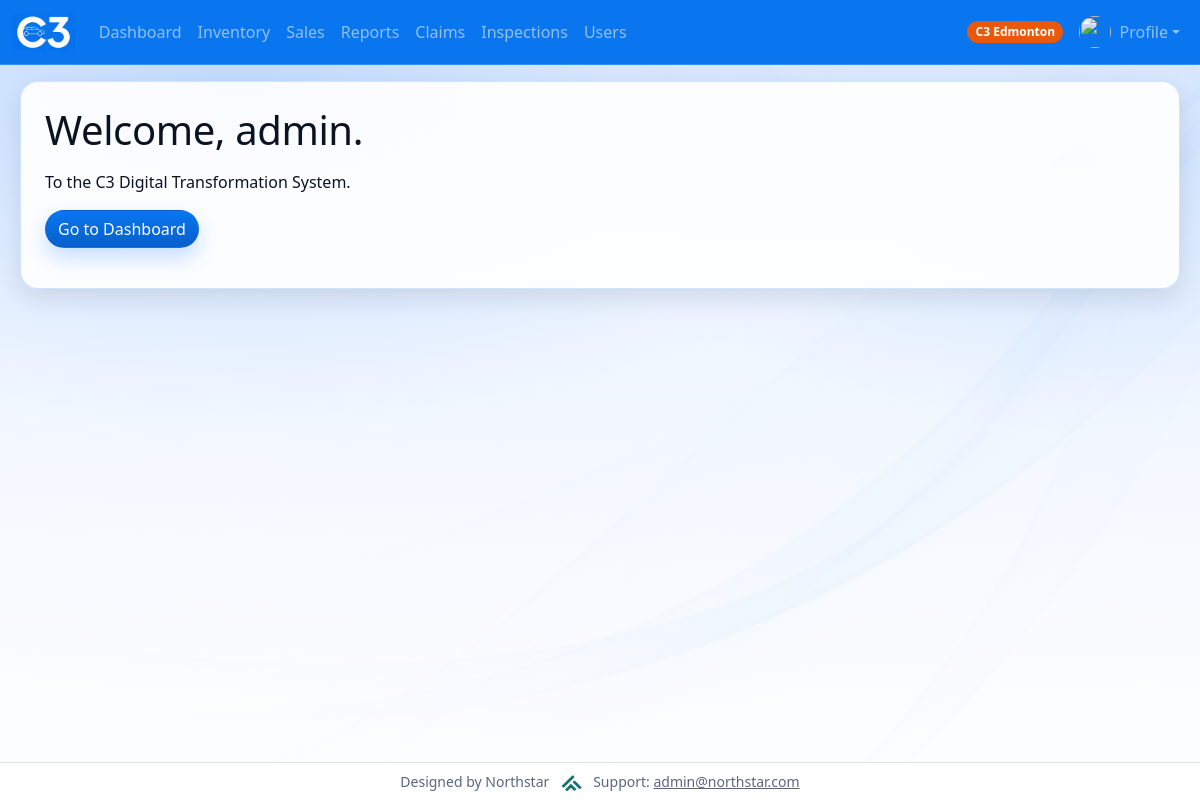
Before: /home/ (signed in) with the older database file.
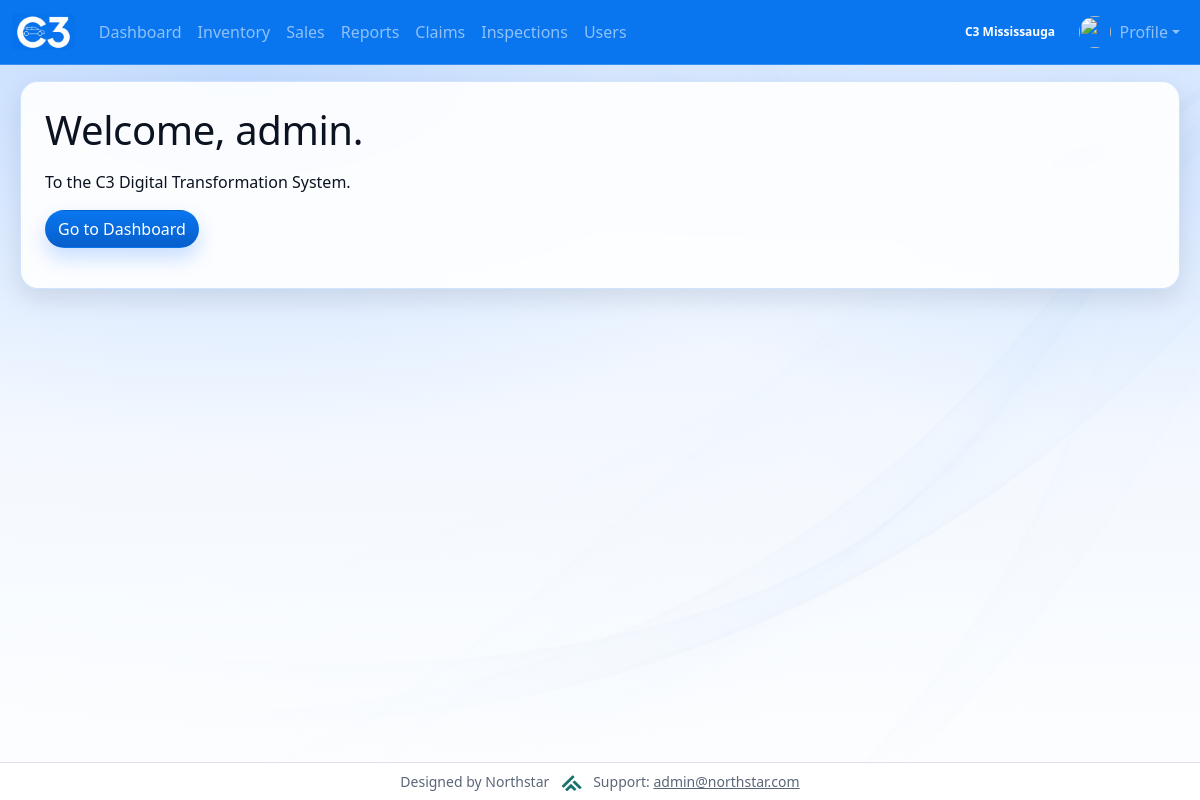
After: the same page with the newer database file.
### Dashboard/models.py (models this page shows, shortened)
class Dealership(models.Model):
    name = models.CharField(max_length=200)
    badge_css_class = models.CharField(
        max_length=80,
        default="bg-dark",
        help_text="Bootstrap/extra CSS classes for this dealership's badge (navbar, user list).",
    )
    is_default_home = models.BooleanField(
        default=False,
        help_text="If True, new user group edits default to this dealership when none is set.",
    )
    class Meta:
        ordering = ["name"]
    def resolved_badge_css_class(self) -> str:
        raw = (self.badge_css_class or "").strip()
        if raw.startswith("ns-badge-dealership-"):
            return raw

### Dashboard/views.py (the view)
# urls.py: 2. Add a URL to urlpatterns:  path('', views.home, name='home')
def home(request):
    return render(request, "Dashboard/home.html")

### Dashboard/inventory_services.py (called while the page is built)
def user_home_dealership(user):
    if not user or not user.is_authenticated:
        return None
    try:
        from Profile.models import UserProfile
        prof = UserProfile.objects.select_related("dealership").filter(user=user).first()
        return prof.dealership if prof else None
    except Exception:
        return None

### Dashboard/templates/Dashboard/home.html (shortened to what this page needs)
{% extends "Dashboard/base.html" %}
{% block content %}
<h1 class="mb-3">Welcome{% if user.is_authenticated %}, {{ user.username }}{% endif %}.</h1>
<p>To the C3 Digital Transformation System.</p>
<p><a href="{% url ns_site_namespace|add:':index' %}" class="btn btn-primary">Go to Dashboard</a></p>
{% endblock content %}

### Dashboard/templates/Dashboard/base.html (shortened to what this page needs)
<!DOCTYPE html>
<html lang="en">
<head>
    {% load static %}
    <link rel="stylesheet" href="{% static 'bootstrap/css/bootstrap.css' %}">
    <link rel="stylesheet" href="{% static 'css/theme.css' %}">
</head>
<body class="d-flex flex-column min-vh-100">
<nav class="navbar navbar-expand-lg navbar-dark bg-primary">
    <div class="container-fluid">
        <a class="navbar-brand d-flex align-items-center" href="{% url ns_site_namespace|add:':home' %}">
            <img src="{% static 'images/logo.png' %}" alt="C3" height="36" style="max-height: 36px;">
        </a>
        {% if user.is_authenticated %}
        <div class="collapse navbar-collapse" id="navbarNavAltMarkup">
            <ul class="navbar-nav me-auto mb-2 mb-lg-0">
                <li class="nav-item">
                    <a class="nav-link" href="{% url ns_site_namespace|add:':index' %}">Dashboard</a>
                </li>
                <li class="nav-item">
                    <a class="nav-link" href="{% url ns_site_namespace|add:':inventory' %}">Inventory</a>
                </li>
                <li class="nav-item">
                    <a class="nav-link" href="{% url ns_site_namespace|add:':sales' %}">Sales</a>
                </li>
                <li class="nav-item">
                    <a class="nav-link" href="{% url ns_site_namespace|add:':Reports' %}">Reports</a>
                </li>
                <li class="nav-item">
                    <a class="nav-link" href="{% url ns_site_namespace|add:':claims' %}">Claims</a>
                </li>
                <li class="nav-item">
                    <a class="nav-link" href="{% url ns_site_namespace|add:':inspections' %}">Inspections</a>
                </li>
                {% if can_see_users %}
                <li class="nav-item">
                    <a class="nav-link" href="{% url 'Profile:user_list' %}">Users</a>
                </li>
                {% endif %}
            </ul>
            <ul class="navbar-nav ms-auto mb-2 mb-lg-0">
                <li class="nav-item d-flex align-items-center me-2">
                    {% if ns_dealership_label %}
                        <span class="badge rounded-pill text-bg-dark ns-dealership-badge {{ ns_dealership_badge_class|default:'' }}">{{ ns_dealership_label }}</span>
                    {% endif %}
                </li>
                <li class="nav-item dropdown">
                    <a class="nav-link dropdown-toggle d-flex align-items-center" href="#" id="profileNavDropdown" role="button" data-bs-toggle="dropdown" aria-expanded="false">
                        {% if profile_avatar_url %}
                            <img src="{{ profile_avatar_url }}" alt="" class="avatar-circle me-2" width="32" height="32">
                        {% else %}
                            <img src="{% static 'images/default-avatar.png' %}" alt="" class="avatar-circle me-2" width="32" height="32">
                        {% endif %}
                        Profile
                    </a>
                </li>
            </ul>
        </div>
        {% endif %}
    </div>
</nav>
<main class="container-fluid py-3 flex-grow-1">
    <div class="ns-surface p-3 p-md-4 mx-md-2">
{% block content %}{% endblock content %}
    </div>
</main>
<footer class="container-fluid py-2 text-center text-muted small border-top mt-auto bg-white">
	Designed by Northstar
	<img src="{% static 'images/northstar.png' %}" alt="Northstar" height="16" class="mx-2 align-text-bottom" style="max-height:16px;">
	Support: <a href="mailto:admin@northstar.com" class="text-muted">admin@northstar.com</a>
</footer>
</body>
</html>

Changed rows visible on the page:
no longer on this page (row unchanged): Dealership: name "C3 Edmonton"
now on this page (row edited): Dealership: name "C3 Mississauga"
changed Dealership: name "Default Dealership" → "C3 Mississauga" (drawn)
